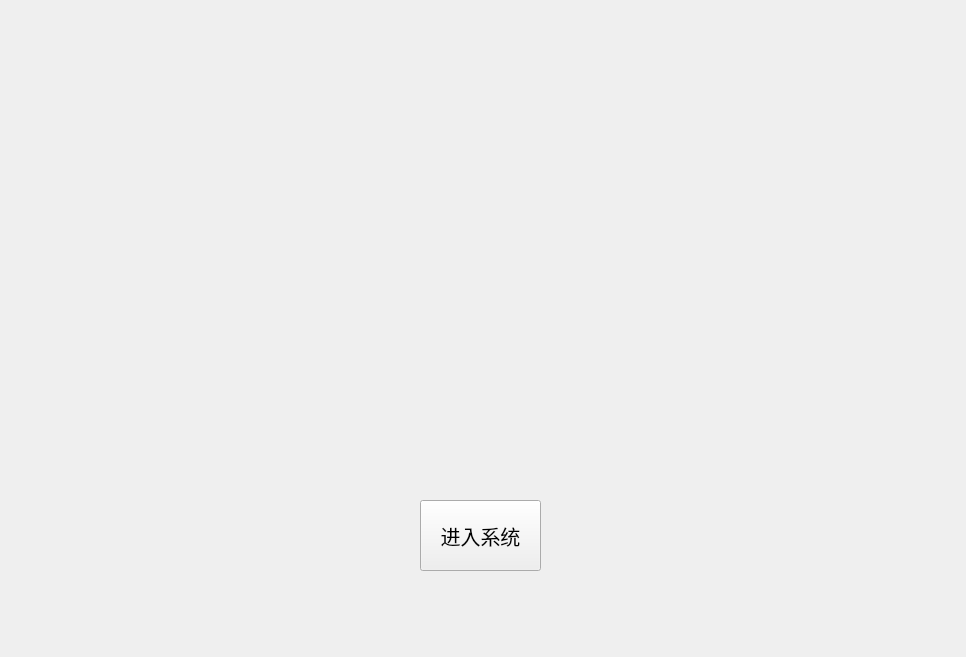
<?xml version="1.0" encoding="UTF-8"?>
<ui version="4.0">
 <class>WelcomWindow</class>
 <widget class="QMainWindow" name="WelcomWindow">
  <property name="geometry">
   <rect>
    <x>0</x>
    <y>0</y>
    <width>966</width>
    <height>657</height>
   </rect>
  </property>
  <property name="windowTitle">
   <string>食物热量换算工具</string>
  </property>
  <property name="windowIcon">
   <iconset>
    <normaloff>icon.jpg</normaloff>icon.jpg</iconset>
  </property>
  <widget class="QWidget" name="centralWidget">
   <widget class="QLabel" name="welcomePic">
    <property name="geometry">
     <rect>
      <x>0</x>
      <y>0</y>
      <width>971</width>
      <height>671</height>
     </rect>
    </property>
    <property name="text">
     <string/>
    </property>
    <property name="pixmap">
     <pixmap>新欢迎.jpg</pixmap>
    </property>
    <property name="scaledContents">
     <bool>true</bool>
    </property>
   </widget>
   <widget class="QPushButton" name="pushButton">
    <property name="geometry">
     <rect>
      <x>420</x>
      <y>500</y>
      <width>121</width>
      <height>71</height>
     </rect>
    </property>
    <property name="font">
     <font>
      <pointsize>15</pointsize>
     </font>
    </property>
    <property name="text">
     <string>进入系统</string>
    </property>
   </widget>
  </widget>
 </widget>
 <resources/>
 <connections/>
</ui>
